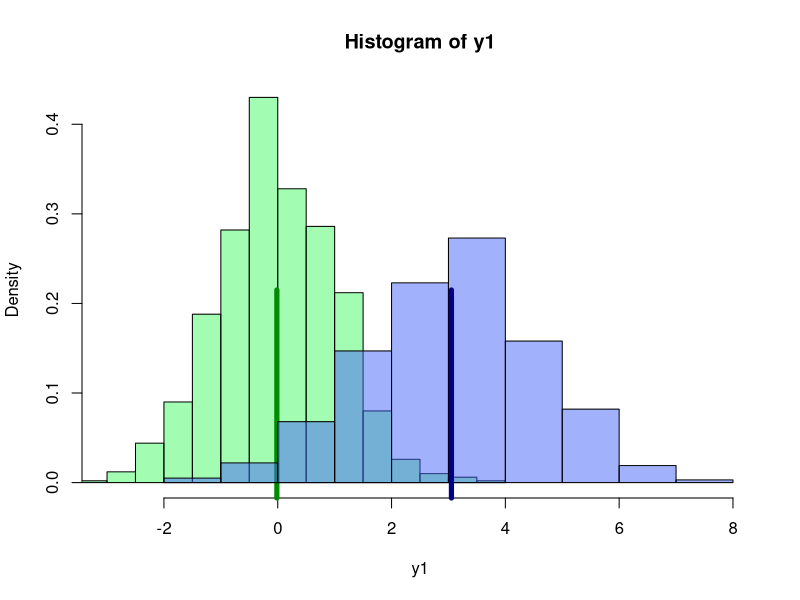
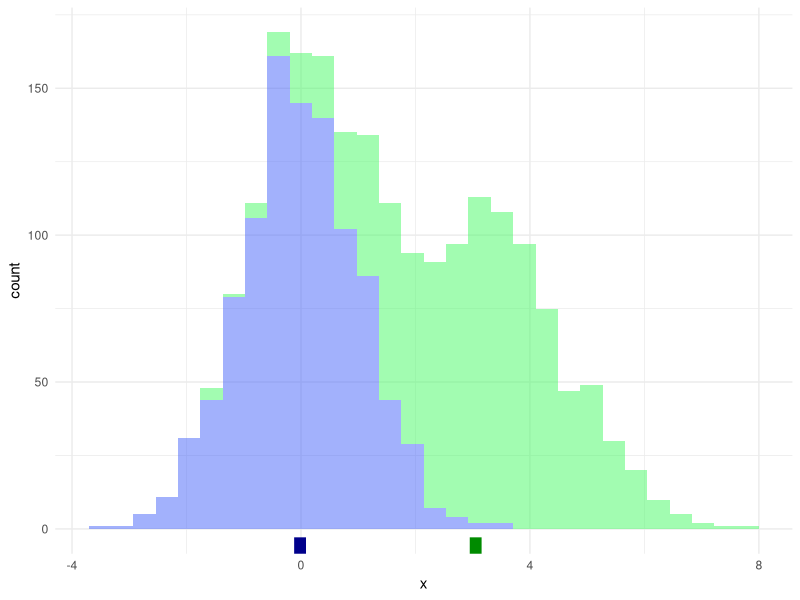

Recreate these plots in R, in order.
## ---- chunk 1

## ---- chunk 2
y1 <- rnorm(1000,0,1)                                           #Tus datos
y2 <- rnorm(1000, 3, 1.5)
m.y1 <- mean(y1)
m.y2 <- mean(y2)
verde_trans <- rgb(70/255,	250/255,	100/255, .5)
azul_trans <- rgb(70/255,	100/255,	250/255, .5)
hist(y1, col = verde_trans, freq = FALSE, , xlim = c(-3,8))  #solo encimas la otra
rug(m.y1, ticksize = 0.5, col = ' green4', lwd = 5)
hist(y2, col = azul_trans, freq = FALSE, add = TRUE)             # Te sugiero imprimir primero la v.a. con mayor rango
rug(m.y2, ticksize = 0.5, col = ' blue4', lwd = 5)
## ---- chunk 3
d <- data.frame(x = y1)               #Lo de siempre los datos
d$origen <- 'N(0,1)'
d1 <- data.frame(x = y2)
d1$origen <- 'la otra v.a.'
d <- rbind(d, d1)
rayas <- data.frame(x_ = c(m.y1, m.y2))
library(ggplot2)


ggplot(d, aes( x = x)) + geom_histogram(aes(fill = origen)) +
  scale_fill_manual(name='',values=c(verde_trans, azul_trans) ) +
    geom_rug(data = rayas, aes(x = x_), color =  c('blue4', 'green4' ), size = 4, tick = 5) +
  theme_minimal() +  theme(legend.position="none")

